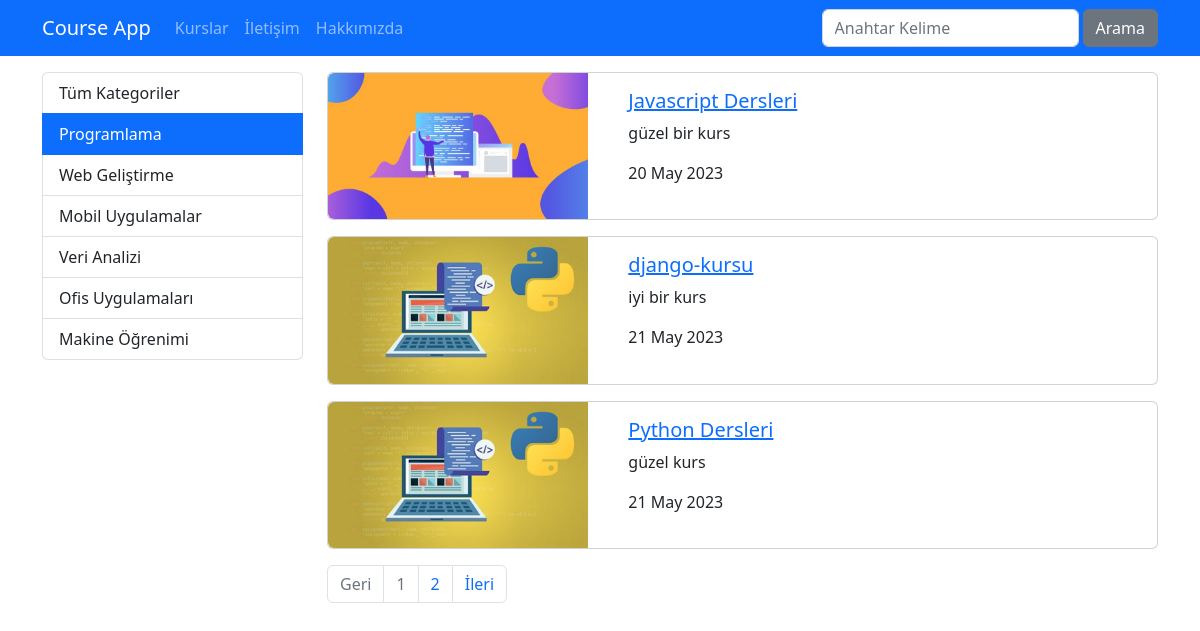
Screenshot of /kurslar/kategori/programlama with the database file from the repository.
### courses/models.py (models this page shows, shortened)
class Category(models.Model):
    name = models.CharField(max_length=40)
    slug = models.SlugField(default="",null=False,unique=True,db_index=True, max_length=50)

class Course(models.Model):
    title = models.CharField(max_length=50)
    description = models.TextField()
    imageUrl = models.CharField(max_length=50, blank=False)
    date= models.DateField(auto_now=True)
    isActive = models.BooleanField(default=False)
    isHome = models.BooleanField(default=False)
    slug = models.SlugField(default="",blank=True,null=False, unique=True, db_index=True)
    categories = models.ManyToManyField(Category)

### courses/views.py (the view)
# urls.py: path('kategori/<slug:slug>', views.getCoursesByCategory, name='courses_by_category'),
def getCoursesByCategory(request, slug):
    kurslar = Course.objects.filter(categories__slug=slug, isActive=True).order_by("date")
    kategoriler = Category.objects.all()
    paginator = Paginator(kurslar, 3)
    page = request.GET.get('page',1)
    page_obj = paginator.page(page)
    return render(request, 'courses/list.html',{
        'categories':kategoriler,
        'page_obj' : page_obj,
        'seciliKategori': slug
    })

### courses/templates/courses/list.html (shortened to what this page needs)
{% extends 'layout.html' %}
{% load static %}
{% block css_files %}
    <link rel="stylesheet" href="{% static 'courses/css/style.css' %}">
{% endblock %}
{% block content %}
    <div class="container mt-3">
        <div class="row">
            <div class="col-3">
               {% include 'courses/partials/_categories.html' %}
            </div>
            <div class="col-9">
                {% for course in page_obj.object_list %}
                    {% include 'courses/partials/_course.html' %}
                {% endfor %}
                {% include 'courses/partials/_pagination.html' %}
            </div>
        </div>
    </div>
{% endblock %}

### courses/templates/courses/partials/_categories.html
<div class="list-group">
    <a href="/kurslar" class="list-group-item list-group-item-action">Tüm Kategoriler</a>
    {% for category in categories %}
        <a href="{% url 'courses_by_category' category.slug %}"
        class="list-group-item list-group-item-action {% if seciliKategori == category.slug %}active{% endif %}">
        {{category.name |title}}
    </a>
    {% endfor %}
</div>

### courses/templates/courses/partials/_course.html
{%load static%}
<div class="card mb-3">
    <div class="row">
        <div class="col-4">
            <img class="img-fluid rounded-start" src="{% static 'courses/img/'|add:course.imageUrl %}" alt="{{course.title}}">
        </div>
        <div class="col-8">
            <div class="card-body">
                <h5 class="card-title">
                    <a href="{% url 'course_details' course.slug %}">
                        {{course.title}}
                    </a>
                </h5>
                <p class="card-text">{{course.description|truncatechars:15}}</p>
                <p>{{course.date|date:'SHORT_DATE_FORMAT'}}</p>
            </div>
        </div>
    </div>
</div>

### rows the page displays
Category: name "Programlama"
Category: name "Web Geliştirme"
Category: name "Mobil Uygulamalar"
Category: name "Veri Analizi"
Category: name "Ofis Uygulamaları"
Category: name "Makine Öğrenimi"
Course: imageUrl (picture), title "Javascript Dersleri", description "güzel bir kurs", date "20 May 2023"
Course: imageUrl (picture), title "django-kursu", description "iyi bir kurs", date "21 May 2023"
Course: imageUrl (picture), title "Python Dersleri", description "güzel kurs", date "21 May 2023"

### other values shown
{{ i }} "1"
{{ i }} "2"
